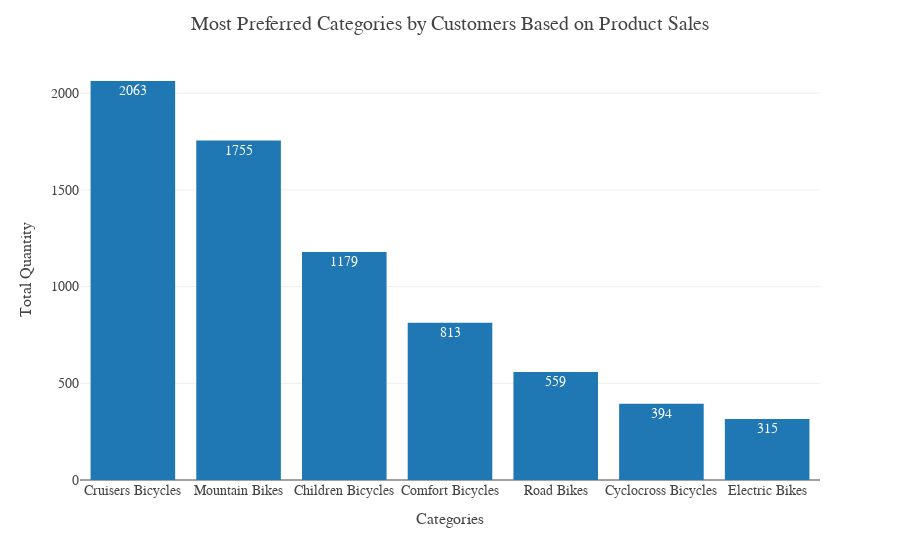

The cell this chart's notebook holds for it:
### Code cell
# Create a Plotly bar chart illustrating most preferred categories based on product sales
fig = px.bar(df,
             x='category_name',
             y='total_quantity',
             template=plotly_template,
             text='total_quantity')

fig.update_layout(
    title='Most Preferred Categories by Customers Based on Product Sales',
    xaxis_title='Categories',
    yaxis_title='Total Quantity',
    font=dict(
        family='Arial',
        size=14,
    ),
    title_font=dict(size=20),
    xaxis=dict(title_font=dict(size=16)),
    yaxis=dict(title_font=dict(size=16)),
    legend=dict(font=dict(size=16)),
)

fig.show()

### Figure 1 — Plotly figure (JSON) as saved in the notebook; plotly's stock layout.template omitted (floating-point values rounded to 4 significant figures)
{"data": [{"alignmentgroup": "True", "hovertemplate": "category_name=%{x}<br>total_quantity=%{text}<extra></extra>", "legendgroup": "", "marker": {"color": "#1F77B4", "pattern": {"shape": ""}}, "name": "", "offsetgroup": "", "orientation": "v", "showlegend": false, "text": [2063, 1755, 1179, 813, 559, 394, 315], "textposition": "auto", "type": "bar", "x": ["Cruisers Bicycles", "Mountain Bikes", "Children Bicycles", "Comfort Bicycles", "Road Bikes", "Cyclocross Bicycles", "Electric Bikes"], "xaxis": "x", "y": [2063, 1755, 1179, 813, 559, 394, 315], "yaxis": "y"}], "layout": {"barmode": "relative", "font": {"family": "Arial", "size": 14}, "legend": {"font": {"size": 16}, "tracegroupgap": 0}, "margin": {"t": 60}, "title": {"font": {"size": 20}, "text": "Most Preferred Categories by Customers Based on Product Sales"}, "xaxis": {"anchor": "y", "domain": [0, 1], "title": {"font": {"size": 16}, "text": "Categories"}}, "yaxis": {"anchor": "x", "domain": [0, 1], "title": {"font": {"size": 16}, "text": "Total Quantity"}}}}
